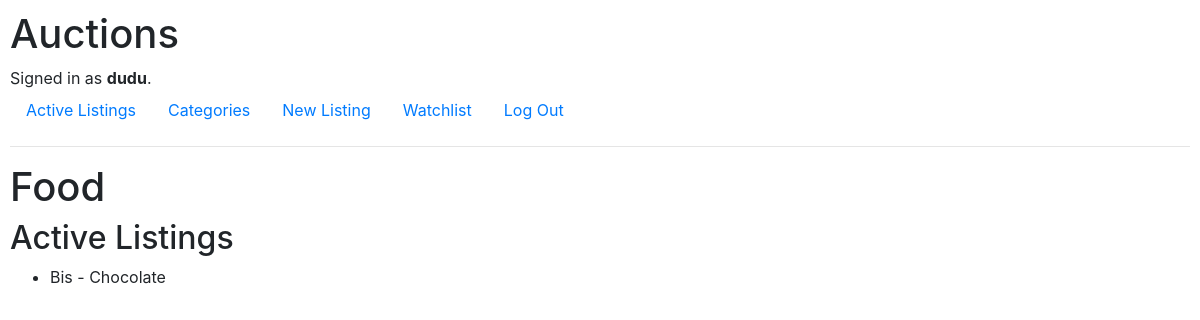
Screenshot of /category/3/ (signed in) with the database file from the repository.
### auctions/models.py (models this page shows, shortened)
class User(AbstractUser):
    pass

class Category(models.Model):
    name = models.CharField(max_length=100)

class Listing(models.Model):
    title = models.CharField(max_length=100)
    description = models.TextField()
    starting_bid = models.DecimalField(max_digits=10, decimal_places=2)
    image_url = models.URLField(blank=True, null=True)
    category = models.ForeignKey(Category, on_delete=models.CASCADE, related_name='listings', null=True)
    creator = models.ForeignKey(User, on_delete=models.CASCADE, related_name='listings')
    created_at = models.DateTimeField(auto_now_add=True)
    is_active = models.BooleanField(default=True)
    watchlist = models.ManyToManyField('Watchlist', related_name='watchlisted_listings', blank=True)

### auctions/views.py (the view)
# urls.py: path('category/<int:category_id>/', views.category_detail, name='category_detail')
def category_detail(request, category_id):
    category = Category.objects.get(pk=category_id)
    active_listings = category.listings.filter(is_active=True)
    return render(request, 'auctions/category_detail.html', {'category': category, 'active_listings': active_listings})

### auctions/templates/auctions/category_detail.html
{% extends "auctions/layout.html" %}
{% block body %}
    <h1>{{ category.name }}</h1>
    <h2>Active Listings</h2>
    <ul>
        {% for listing in active_listings %}
            <li>{{ listing.title }} - {{ listing.description }}</li>
        {% empty %}
            <li>No active listings in this category.</li>
        {% endfor %}
    </ul>
{% endblock %}

### auctions/templates/auctions/layout.html (shortened to what this page needs)
{% load static %}
<!DOCTYPE html>
<html lang="en">
    <head>
        <link rel="stylesheet" href="https://stackpath.bootstrapcdn.com/bootstrap/4.4.1/css/bootstrap.min.css">
        <link href="{% static 'auctions/styles.css' %}" rel="stylesheet">
    </head>
    <body>
        <h1>Auctions</h1>
        <div>
            {% if user.is_authenticated %}
                Signed in as <strong>{{ user.username }}</strong>.
            {% else %}
                Not signed in.
            {% endif %}
        </div>
        <ul class="nav">
            <li class="nav-item">
                <a class="nav-link" href="{% url 'index' %}">Active Listings</a>
            </li>
            <li class="nav-item">
                <a class="nav-link" href="{% url 'categories' %}">Categories</a>
            </li>
            {% if user.is_authenticated %}
                <li class="nav-item">
                    <a class="nav-link" href="{% url 'createlisting' %}">New Listing</a>
                </li>
                <li class="nav-item">
                    <a class="nav-link" href="{% url 'watchlist' %}">Watchlist</a>
                </li>
                <li class="nav-item">
                    <a class="nav-link" href="{% url 'logout' %}">Log Out</a>
                </li>
            {% endif %}
        </ul>
        <hr>
        {% block body %}
        {% endblock %}
    </body>
</html>

### auctions/static/auctions/styles.css (style rules this page uses)
body { padding: 10px; }

### rows the page displays
User: username "dudu"
Category: name "Food"
Listing: title "Bis", description "Chocolate"
